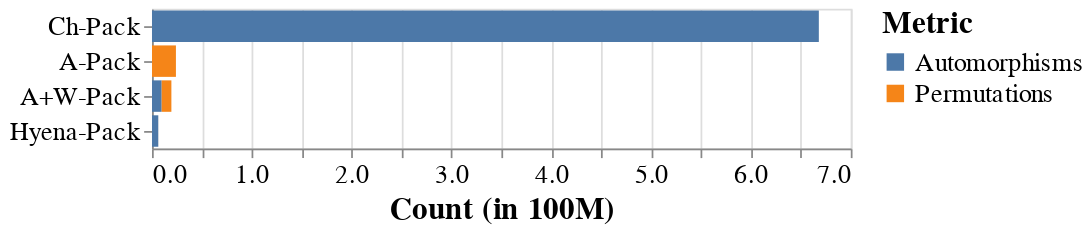

The code cell stored with this chart in its notebook:
### Code cell
SCALE = 100000000
temp_dd = []

for data in [data_resnet]:
# for data in [data_resnet]:
    # Calls
    structs = ['Stats']
    keys = ['Automorphisms','Permutations']
    # structs = ['KSH', 'MUL', 'NTT']

    for model in data:
        layer_list = list(data[model].keys())[:-1]
        if 'ngraph' in model[0]:
            continue
        if 'f1' not in model[2]:
            continue
        if 'plus' in model[0]:
            continue
        for layer in layer_list:
#             if 'Residual' not in layer:
#                 continue
            for s in structs:
                for metric,vals in data[model][layer][s].items():
                    if metric in keys:
                        if vals == 0:
                            continue
                        temp_dd.append([replace_strings_pseudo["_".join(model)], data[model][layer]['Layer'], metric, vals/SCALE])

df_dd = pd.DataFrame(temp_dd, columns=['Model', 'Layer', 'Metric', "Count"])
# df_l = df_temp[df_temp['Layer'] == 'CONV 2 1 2']
# df_l = df_temp[df_temp['Layer'] == 'CONV 2 1 Residual']
dd = df_dd.groupby(['Model','Metric']).sum().reset_index()


alt.Chart(dd).mark_bar().encode(
    y=alt.Y('Model', axis=alt.Axis(title=None), sort=['Ch-Pack','A-Pack','A+W-Pack','Hyena-Pack']),
    x=alt.X('Count', title='Count (in 100M)'),
    color='Metric'
).configure_axis(
    labelFontSize=15,
    titleFontSize=18
).configure_legend(
    labelFontSize=15,
    titleFontSize=18
).display()

print(dd)

### Figure 1 — Vega-Lite specification as saved in the notebook (floating-point values rounded to 4 significant figures)
{"config": {"view": {"continuousWidth": 400, "continuousHeight": 300}, "axis": {"labelFontSize": 15, "titleFontSize": 18}, "legend": {"labelFontSize": 15, "titleFontSize": 18}}, "data": {"name": "data-5d26aac3f8371022790384aab28de55d"}, "mark": "bar", "encoding": {"color": {"field": "Metric", "type": "nominal"}, "x": {"field": "Count", "title": "Count (in 100M)", "type": "quantitative"}, "y": {"axis": {"title": null}, "field": "Model", "sort": ["Ch-Pack", "A-Pack", "A+W-Pack", "Hyena-Pack"], "type": "nominal"}}, "$schema": "https://vega.github.io/schema/vega-lite/v4.17.0.json", "datasets": {"data-5d26aac3f8371022790384aab28de55d": [{"Model": "A+W-Pack", "Metric": "Automorphisms", "Count": 0.09716}, {"Model": "A+W-Pack", "Metric": "Permutations", "Count": 0.09716}, {"Model": "A-Pack", "Metric": "Permutations", "Count": 0.2398}, {"Model": "Ch-Pack", "Metric": "Automorphisms", "Count": 6.68}, {"Model": "Hyena-Pack", "Metric": "Automorphisms", "Count": 0.06308}, {"Model": "Hyena-Pack", "Metric": "Permutations", "Count": 0.0002377}]}}
